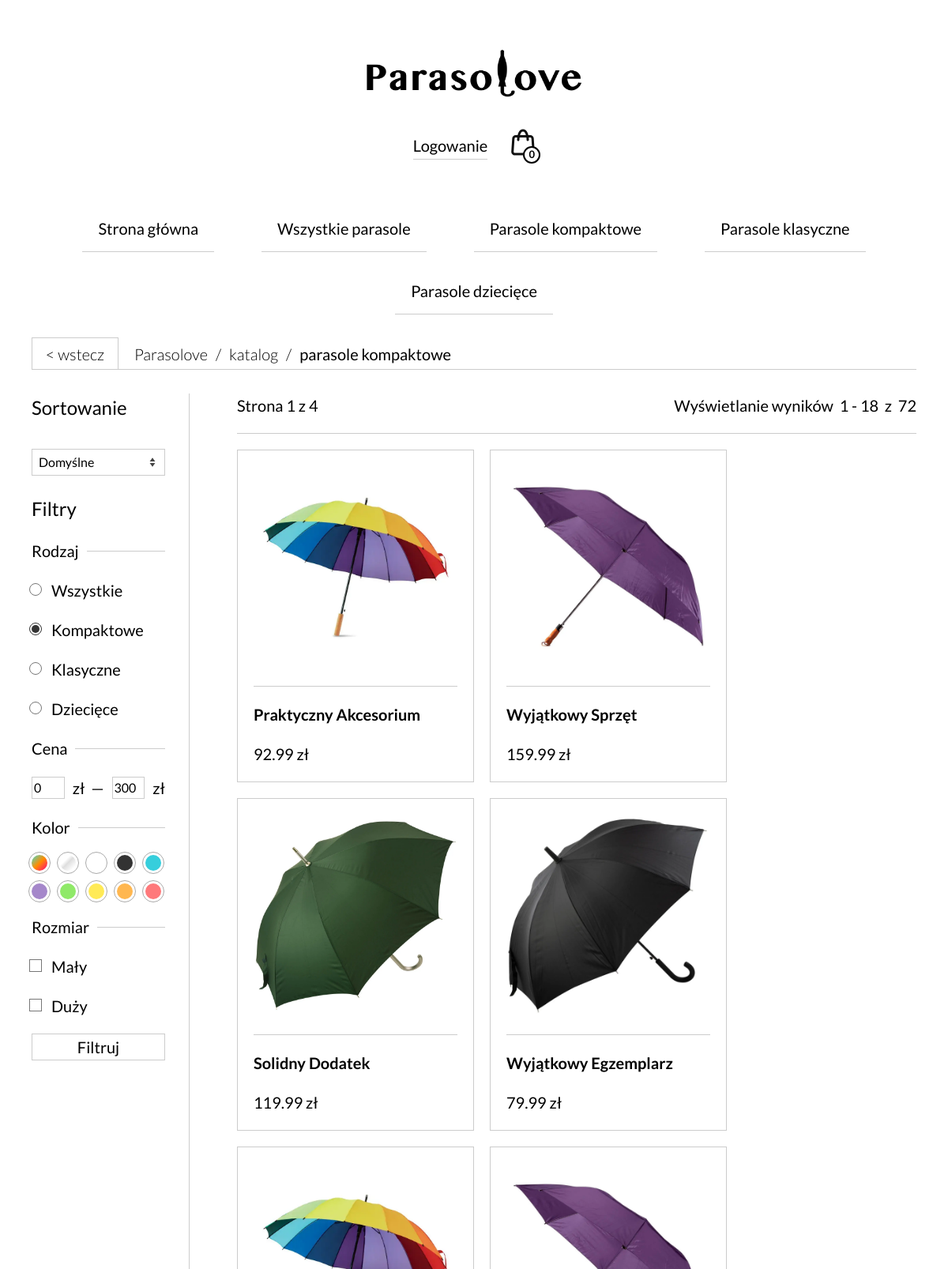
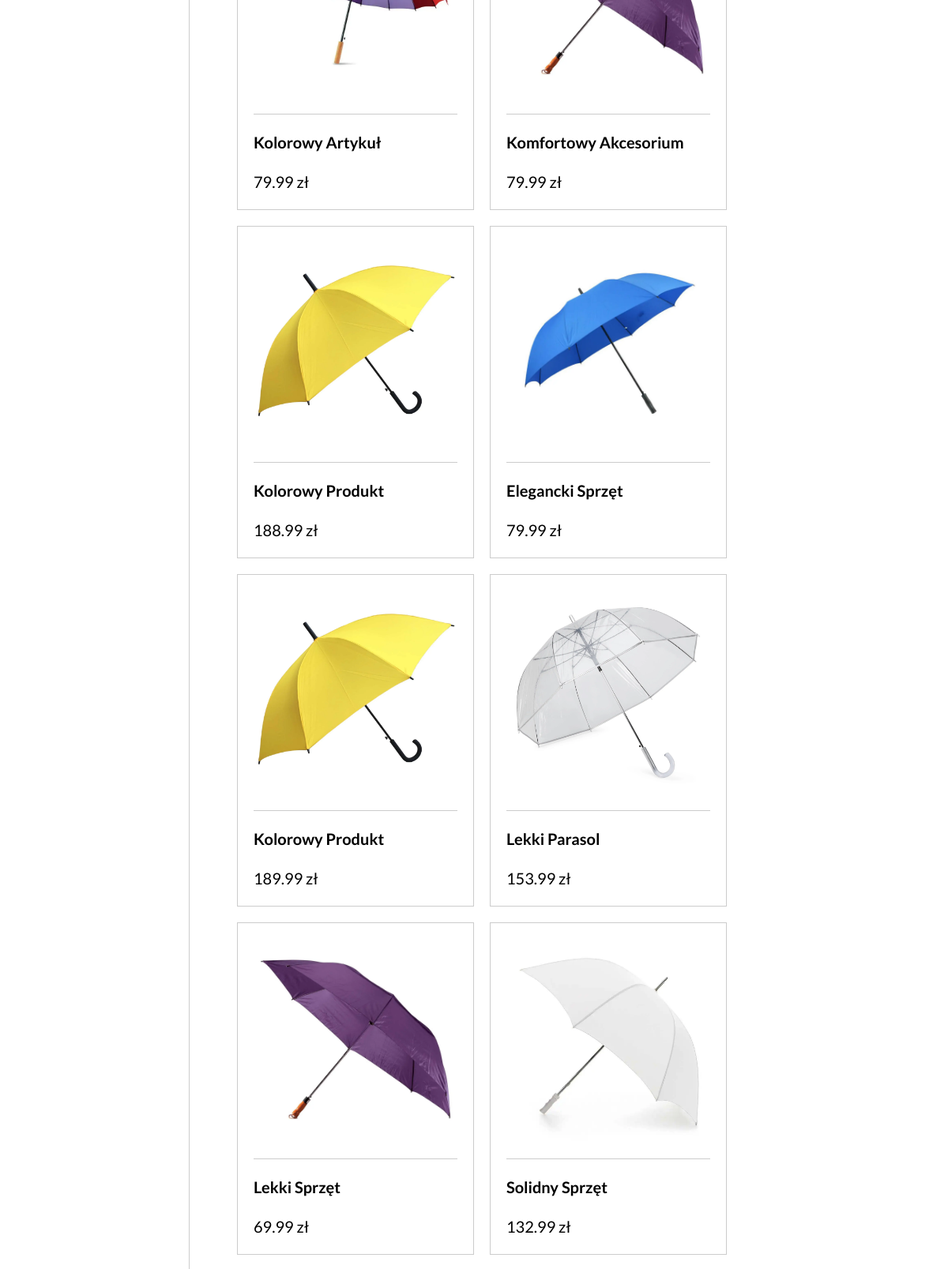
The app's page /katalog?category=kompaktowe (upper part) with its own data (2 pictures, top to bottom).
### tables this page shows
CREATE TABLE `category` (
  `category_id` int(11) NOT NULL,
  `name` varchar(45) NOT NULL
);

CREATE TABLE `color` (
  `color_id` int(11) NOT NULL,
  `name` varchar(20) NOT NULL,
  `hex_code` varchar(255) NOT NULL COMMENT 'color hex code with #'
);

CREATE TABLE `size` (
  `size_id` int(1) NOT NULL,
  `name` varchar(20) NOT NULL
);

CREATE TABLE `product` (
  `product_id` int(11) NOT NULL,
  `category_id` int(11) NOT NULL,
  `color_id` int(5) NOT NULL,
  `size_id` int(1) NOT NULL,
  `name` varchar(45) NOT NULL,
  `description` text NOT NULL,
  `price` decimal(10,2) NOT NULL,
  `quantity` int(11) NOT NULL,
  `is_archived` tinyint(1) NOT NULL DEFAULT 0
);

### pages/catalog.php (the view, shortened to what this page needs)
<?php
	require_once('components/htmlBegin.php');
	require_once('components/header.php');
	require_once('components/breadcrumb.php');
?>
<div class="page-container">
	<div class="flex-container mobile-aside-catalog-gap">
		<aside class="filters" style="user-select: none;">
			<div>
				<form method="get" name="sort">
					<p style="font-size: 1.2rem;">Sortowanie</p>
					<?php
						$sort = $_GET['sort'] ?? 'default';
					?>
					<select name="sort" id="sort" onchange="this.form.submit()">
						<option value="default" <?= $sort == 'default' ? 'selected' : ''?>>Domyślne</option>
					</select>
				</form>
			</div>
			<form method="get">
				<p style="font-size: 1.2rem;">Filtry</p>
				<div class="flex-container align-center row nowrap" style="gap: .5rem"> <span style="width: fit-content;"> Rodzaj </span> <hr> </div>
					<div class="styled-radio"><input type="radio" name="category" id="wszystkie" value="wszystkie" checked> <label for="wszystkie">Wszystkie</label> </div>
					<?php
						$sql = "SELECT name FROM `category`";
						$result = mysqli_query($conn, $sql);
						while($row = mysqli_fetch_array($result)) {
							echo '<div class="styled-radio"> <input type="radio" name="category" id="' . $row["name"] . '" value="' . $row["name"] . '" ' .
								((isset($_GET['category']) && $row["name"] == $_GET['category']) ? "checked" : "")
							. '> <label for="' . $row["name"] . '">' . ucfirst($row["name"]) . '</label> </div>';
						}
					?>
				<div class="flex-container align-center row nowrap" style="gap: .5rem"> <span style="width: fit-content;"> Cena </span> <hr> </div>
					<div class="cena-input">
						<input type="number" name="price-min" id="price-min" value="<?= ( isset($_GET['price-min']) && is_numeric($_GET['price-min']) && ($_GET['price-min']) != '' ) ? $_GET['price-min'] : '0' ?>" style="margin-left: 0;"> <label for="price-min" style="min-width: fit-content;">zł &nbsp;&mdash;</label>
						<input type="number" name="price-max" id="price-max" value="<?= ( isset($_GET['price-max']) && is_numeric($_GET['price-max']) && ($_GET['price-max']) != '' ) ? $_GET['price-max'] : ceil(mysqli_fetch_array(mysqli_query($conn, 'SELECT MAX(price) FROM product;'))[0]) ?>"> <label for="price-max">zł</label>
					</div>
				<div class="flex-container align-center row nowrap" style="gap: .5rem"> <span style="width: fit-content;"> Kolor </span> <hr> </div>
					<div class="flex-container row" style="gap: .8rem">
						<?php
							$sql = "SELECT name, hex_code FROM `color`";
							$result = mysqli_query($conn, $sql);
							while($row = mysqli_fetch_array($result)) {
								$checked = (isset($_GET['color']) && is_array($_GET['color']) && in_array($row['name'], $_GET['color'])) ? 'checked' : '';
								echo '<label title="' . $row["name"] . '" for="' . $row["name"] . '" class="color-checkbox-label" style="background: ' . $row["hex_code"] . '"></label>
									  <input type="checkbox" name="color[]" value="' . $row["name"] . '" id="' . $row["name"] . '" class="color-checkbox"' . $checked . '>';
							}
						?>
					</div>
				<div class="flex-container align-center row nowrap" style="gap: .5rem"> <span style="width: fit-content;"> Rozmiar </span> <hr> </div>
					<?php
						$sql = "SELECT name FROM `size`";
						$result = mysqli_query($conn, $sql);
						while($row = mysqli_fetch_array($result)) {
							$checked = (isset($_GET['size']) && is_array($_GET['size']) && in_array($row['name'], $_GET['size'])) ? 'checked' : '';
							echo '<div class="styled-checkbox">
									<input type="checkbox" name="size[]" value="' . $row["name"] . '" id="' . $row["name"] . '"' . $checked . '>
									<label for="' . $row["name"] . '">' . $row["name"] . '</label>
								</div>';
						}
					?>
				<input type="submit" value="Filtruj" class="btn">
			</form>
		</aside>
		<div class="flex-container flex-1 mobile-catalog" style="gap: 1rem;">
			<?php
				$getProducts = getProducts($conn, $sort, true, false);
				$products = $getProducts['products'];
				foreach ($products as $product) {
					echo '<a href="/produkt?id=' . $product['pro_product_id'] . '" class="product-card">
							'. getProductImage($product['pro_product_id'], 0, $product['pro_color_id']) .'
							<hr>
							<h4>' . $product['pro_name'] . '</h4>
							<p>' . $product['pro_price'] . ' zł</p>
						</a>';
				}
			?>
		</div>
	</div>
</div>
<?php
	require_once('components/htmlEnd.php');
?>

### components/header.php (shortened to what this page needs)
<header>
	<div class="block">
		<a href="/">
			<img src="assets/site-images/parasolove-logo.png" alt="Logo" class="logo">
		</a>
	</div>
	<div class="block header-right">
		<?php if (isset($_SESSION['user_id']) && $_SESSION['user_role'] == "client") { ?>
			<a href="/konto" class="link">Moje konto</a>
			<a href="/wyloguj" class="link">Wyloguj</a>
		<?php } else if (isset($_SESSION['user_id']) && $_SESSION['user_role'] == "admin") { ?>
			<a href="/panel-sprzedawcy" class="link">Panel sprzedawcy</a>
			<a href="/wyloguj" class="link">Wyloguj</a>
		<?php } else { ?>
			<div class="login-wrapper" style="position: relative;">
				<span class="link" onclick="popup()" style="cursor: pointer; user-select: none;">Logowanie</span>
			</div>
		<?php } ?>
		<a href="/koszyk" class="shopping-bag-icon" id="cart-count"><img src="assets/site-images/shopping-bag.svg" alt="Koszyk" class="icon"></a>
	</div>
</header>
<nav>
	<ul>
		<li><a href="/">Strona główna</a></li>
		<li><a href="/katalog">Wszystkie parasole</a></li>
		<?php
			$sql = "SELECT name FROM `category` LIMIT 3";
			$result = mysqli_query($conn, $sql);
			while($row = mysqli_fetch_array($result)) {
				echo "<li> <a href='/katalog?category=" . $row['name'] . "'> Parasole " . $row['name'] . "</a> </li>";
			}
		?>
	</ul>
</nav>

### handlers/functions.php (shortened to what this page needs)
<?php
	function getProductImage($id, $index = 0, $colorId = null) {
		$imageName = $id . '-' . $index . '.webp';
		$filePath = 'assets/product/' . $imageName;
		$src = file_exists($filePath) ? $filePath : 'assets/site-images/no-image.svg';
		if ($src == 'assets/site-images/no-image.svg') {
			return getImageByColor($colorId);
		} else {
			return '<img src="' . $src . '" loading="lazy" style="object-fit: contain;">';
		}
	}
	function getImageByColor($colorId) {
		$filePath = 'assets/product/color/' . $colorId . '.webp';
		$src = file_exists($filePath) ? $filePath : 'assets/site-images/no-image.svg';
		if ($src == 'assets/site-images/no-image.svg') {
			return '<img src="' . $src . '" style="padding: 5em;" loading="lazy">';
		} else {
			return '<img src="' . $src . '" loading="lazy" style="object-fit: contain;">';
		}
	}
	function filters($conn) {
		$where = [];
		$filters = [
			'category'	=> fn($v) => $v !== 'wszystkie' ? "category.name = '" . mysqli_real_escape_string($conn, $v) . "'" : null,
			'price-min'	=> fn($v) => is_numeric($v) ? "pro.price >= " . (int)$v : null,
			'price-max'	=> fn($v) => is_numeric($v) ? "pro.price <= " . (int)$v : null,
			'color'		=> fn($v) => is_array($v) ? "color.name IN (" . implode(',', array_map(fn($c) => "'" . mysqli_real_escape_string($conn, $c) . "'", $v)) . ")" : null,
			'size'		=> fn($v) => is_array($v) ? "size.name IN (" . implode(',', array_map(fn($s) => "'" . mysqli_real_escape_string($conn, $s) . "'", $v)) . ")" : null,
		];
		foreach ($filters as $key => $builder) {
			if (isset($_GET[$key]) && ($clause = $builder($_GET[$key]))) {
				$where[] = $clause;
			}
		}
		$whereSQL = $where ? ' ' . implode(' AND ', $where) : '';
		return $whereSQL;
	}
	function getProducts($conn, $sort = 'default', $pagination = false, $limitOne = false, $productId = 0) {
		$sortOptions = [
			'default' => 'pro_product_id DESC',
			'price-asc' => 'pro_price ASC',
			'price-desc' => 'pro_price DESC',
			'name-asc' => 'pro_name ASC',
			'name-desc' => 'pro_name DESC',
			'category-asc' => 'cat_name ASC',
			'category-desc' => 'cat_name DESC',
			'id-asc' => 'pro_product_id ASC',
			'id-desc' => 'pro_product_id DESC',
			'color-asc' => 'col_name ASC',
			'color-desc' => 'col_name DESC',
			'size-asc' => 'siz_name ASC',
			'size-desc' => 'siz_name DESC',
			'quantity-asc' => 'pro_quantity ASC',
			'quantity-desc' => 'pro_quantity DESC'
		];
		$sort = $sortOptions[$sort] ?? $sortOptions['default'];
			$paginationSql = '';
			$paginationStart = 0;
			$pageNumber = 1;
			$recordsPerPage = 18;
			$numberOfRecords = 0;
			$numberOfPages = 1;
			$whereSql = '';
			if ($pagination) {
				$filterString = filters($conn);
				$whereCount = "WHERE pro.is_archived = 0";
				if ($filterString) {
					$whereCount .= " AND" . $filterString;
				}
				$countSql = "SELECT COUNT(*) AS count FROM product pro
							JOIN category ON pro.category_Id = category.category_Id
							JOIN color ON pro.color_Id = color.color_Id
							JOIN size ON pro.size_Id = size.size_Id
							$whereCount";
				$numberOfRecords = mysqli_fetch_assoc(mysqli_query($conn, $countSql))['count'];
				$numberOfPages = ceil($numberOfRecords / $recordsPerPage);
				$paginationStart = ($pageNumber - 1) * $recordsPerPage;
				$paginationSql = " LIMIT $paginationStart, $recordsPerPage";
				$whereSql = $whereCount;
			}
			if ($pagination) {
				$startRecord = $paginationStart + 1;
				$endRecord = min($paginationStart + $recordsPerPage, $numberOfRecords);
				echo '<div class="flex-container align-center flex-row nowrap gap-m mobile-page-info" style="justify-content: space-between">';
				echo "<p> Strona $pageNumber z $numberOfPages </p>";
				echo "<p> Wyświetlanie wyników&nbsp; $startRecord - $endRecord &nbsp;z&nbsp; $numberOfRecords </p>";
				echo '</div><hr>';
			}
		$sql = 'SELECT
					pro.product_id 		AS pro_product_id,
					pro.category_id 	AS pro_category_id,
					pro.color_id 		AS pro_color_id,
					pro.size_id 		AS pro_size_id,
					pro.name 			AS pro_name,
					pro.description 	AS pro_description,
					pro.price 			AS pro_price,
					pro.quantity 		AS pro_quantity,
					pro.is_archived 	AS pro_is_archived,
					category.name 		AS cat_name,
					color.name 			AS col_name,
					color.hex_code		AS col_hex_code,
					size.name 			AS siz_name
				FROM product pro
				JOIN category ON pro.category_Id = category.category_Id
				JOIN color ON pro.color_Id = color.color_Id
				JOIN size ON pro.size_Id = size.size_Id ' .
				$whereSql . '
				ORDER BY ' . $sort . $paginationSql;
		$result = mysqli_query($conn, $sql);
		return [
			'products' => mysqli_fetch_all($result, MYSQLI_ASSOC),
			'pagination' => [
				'currentPage' => $pageNumber,
				'totalPages' => $numberOfPages
			],
			'foundProducts' => mysqli_num_rows($result)
		];
	}
?>

### records on screen
category: name "kompaktowe", name "Kompaktowe"
category: name "klasyczne", name "Klasyczne"
category: name "dziecięce", name "Dziecięce"
size: name "Mały"
size: name "Duży"
product: name "Praktyczny Akcesorium", price "92.99"
product: name "Wyjątkowy Sprzęt", price "159.99"
product: shows a picture, name "Solidny Dodatek", price "119.99"
product: shows a picture, name "Wyjątkowy Egzemplarz", price "79.99"
product: name "Kolorowy Artykuł", price "79.99"
product: name "Komfortowy Akcesorium", price "79.99"
product: name "Kolorowy Produkt", price "188.99"
product: shows a picture, name "Elegancki Sprzęt", price "79.99"
product: name "Kolorowy Produkt", price "189.99"
product: shows a picture, name "Lekki Parasol", price "153.99"
product: name "Lekki Sprzęt", price "69.99"
product: shows a picture, name "Solidny Sprzęt", price "132.99"

### other values on screen
$_GET['category'] "kompaktowe"
$pageNumber "1"
$numberOfPages "4"
$startRecord "1"
$endRecord "18"
$numberOfRecords "72"
